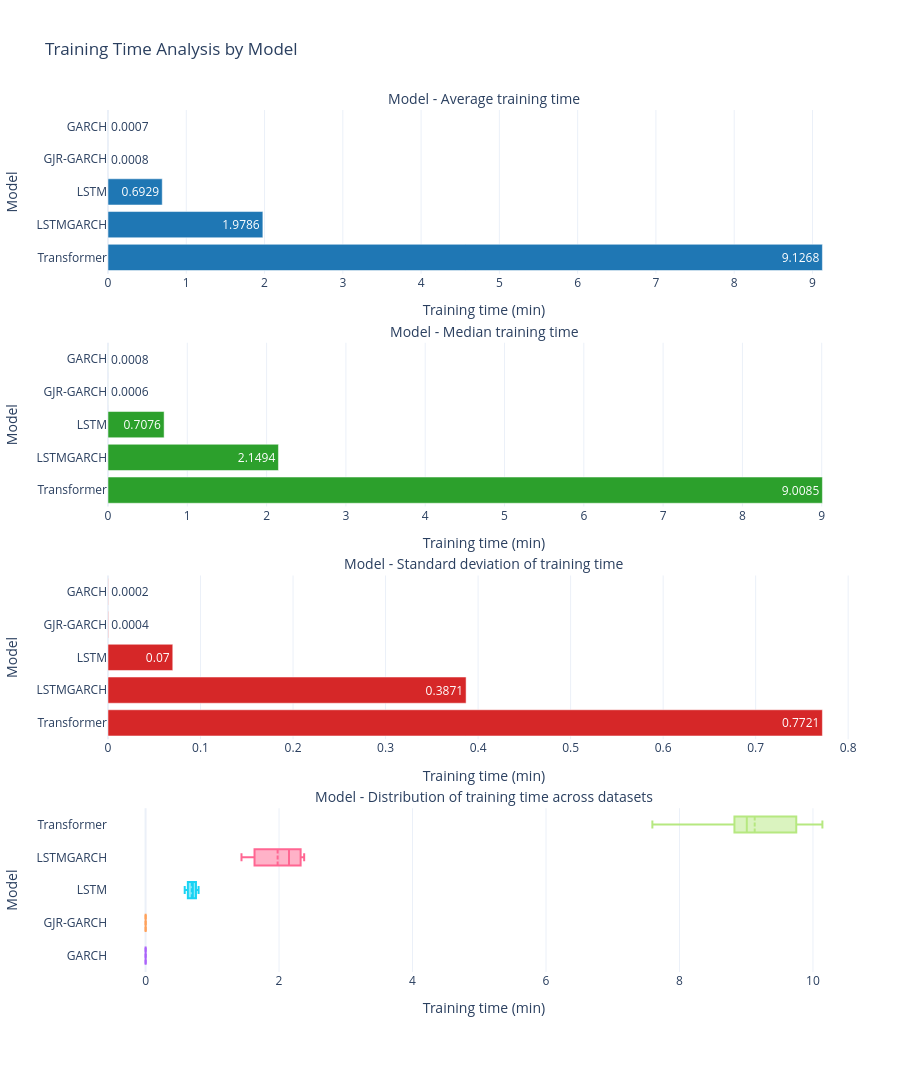
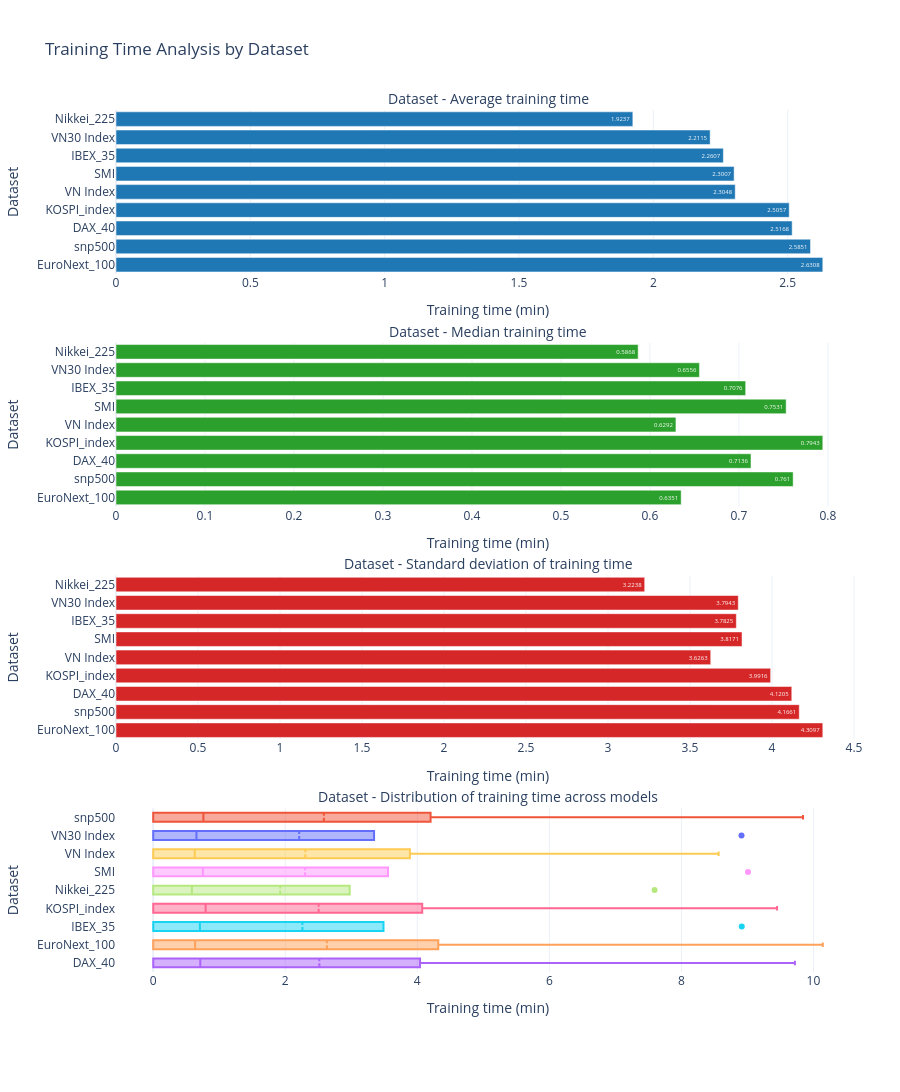

Notebook code for these charts, in order:
### Code cell
from plotly.subplots import make_subplots

preds_time = pd.read_csv('../output/predictions_2010_2025.csv')
date_raw = preds_time['Date'].astype(str)
date_true = pd.to_datetime(date_raw, errors='coerce', format='mixed', dayfirst=True)
date_false = pd.to_datetime(date_raw, errors='coerce', format='mixed', dayfirst=False)
preds_time['Date'] = date_true.fillna(date_false)
preds_time['training_time_min'] = pd.to_numeric(preds_time['training_time_min'], errors='coerce')
preds_time = preds_time.dropna(subset=['Dataset', 'Model', 'training_time_min']).copy()

pair_summary = (
    preds_time.groupby(['Dataset', 'Model'], as_index=False)
    .agg(
        training_time_min=('training_time_min', 'first'),
        training_time_mean=('training_time_min', 'mean'),
        training_time_std=('training_time_min', 'std'),
        n_rows=('training_time_min', 'size'),
    )
)
pair_summary['training_time_std'] = pair_summary['training_time_std'].fillna(0.0)
pair_summary['training_time_min'] = pair_summary['training_time_mean']
pair_summary = pair_summary.drop(columns=['training_time_mean']).sort_values(['Dataset', 'Model'])

metrics_fixed_path = Path('../output/metrics_fixed.csv')
metrics_fixed = pd.read_csv(metrics_fixed_path) if metrics_fixed_path.exists() else pd.DataFrame()
if not metrics_fixed.empty:
    metrics_fixed = metrics_fixed.merge(
        pair_summary[['Dataset', 'Model', 'training_time_min', 'n_rows']],
        on=['Dataset', 'Model'],
        how='left',
    )
    metrics_fixed.to_csv(metrics_fixed_path, index=False)

model_values = pair_summary[['Model', 'training_time_min']].copy()
dataset_values = pair_summary[['Dataset', 'training_time_min']].copy()

model_summary = (
    model_values.groupby('Model', as_index=False)
    .agg(
        mean_time=('training_time_min', 'mean'),
        median_time=('training_time_min', 'median'),
        std_time=('training_time_min', 'std'),
        min_time=('training_time_min', 'min'),
        max_time=('training_time_min', 'max'),
    )
    .fillna(0.0)
    .sort_values('mean_time', ascending=False)
)

model_box_df = pair_summary[['Model', 'training_time_min']].copy()

dataset_summary = (
    dataset_values.groupby('Dataset', as_index=False)
    .agg(
        mean_time=('training_time_min', 'mean'),
        median_time=('training_time_min', 'median'),
        std_time=('training_time_min', 'std'),
        min_time=('training_time_min', 'min'),
        max_time=('training_time_min', 'max'),
    )
    .fillna(0.0)
    .sort_values('mean_time', ascending=False)
)

dataset_box_df = pair_summary[['Dataset', 'training_time_min']].copy()


def plot_model_dashboard():
    fig = make_subplots(
        rows=4,
        cols=1,
        shared_xaxes=False,
        vertical_spacing=0.08,
        subplot_titles=(
            'Model - Average training time',
            'Model - Median training time',
            'Model - Standard deviation of training time',
            'Model - Distribution of training time across datasets',
        ),
    )

    fig.add_trace(
        go.Bar(
            x=model_summary['mean_time'],
            y=model_summary['Model'],
            orientation='h',
            marker_color='#1f77b4',
            text=model_summary['mean_time'].round(4),
            textposition='auto',
            hovertemplate='Model=%{y}<br>Average training time=%{x:.4f} min<extra></extra>',
            showlegend=False,
        ),
        row=1, col=1,
    )

    fig.add_trace(
        go.Bar(
            x=model_summary['median_time'],
            y=model_summary['Model'],
            orientation='h',
            marker_color='#2ca02c',
            text=model_summary['median_time'].round(4),
            textposition='auto',
            hovertemplate='Model=%{y}<br>Median training time=%{x:.4f} min<extra></extra>',
            showlegend=False,
        ),
        row=2, col=1,
    )

    fig.add_trace(
        go.Bar(
            x=model_summary['std_time'],
            y=model_summary['Model'],
            orientation='h',
            marker_color='#d62728',
            text=model_summary['std_time'].round(4),
            textposition='auto',
            hovertemplate='Model=%{y}<br>Std training time=%{x:.4f} min<extra></extra>',
            showlegend=False,
        ),
        row=3, col=1,
    )

    for model in sorted(model_box_df['Model'].unique()):
        fig.add_trace(
            go.Box(
                x=model_box_df.loc[model_box_df['Model'] == model, 'training_time_min'],
                name=model,
                orientation='h',
                boxmean=True,
                showlegend=False,
                hovertemplate='Model=' + model + '<br>Training time=%{x:.4f} min<extra></extra>',
            ),
            row=4, col=1,
        )

    fig.update_layout(
        title='Training Time Analysis by Model',
        template='plotly_white',
        height=1800,
        showlegend=False,
        margin=dict(l=80, r=40, t=110, b=120),
    )
    fig.update_xaxes(title_text='Training time (min)', row=1, col=1)
    fig.update_yaxes(title_text='Model', row=1, col=1, automargin=True)
    fig.update_xaxes(title_text='Training time (min)', row=2, col=1)
    fig.update_yaxes(title_text='Model', row=2, col=1, automargin=True)
    fig.update_xaxes(title_text='Training time (min)', row=3, col=1)
    fig.update_yaxes(title_text='Model', row=3, col=1, automargin=True)
    fig.update_xaxes(title_text='Training time (min)', row=4, col=1)
    fig.update_yaxes(title_text='Model', row=4, col=1, automargin=True)
    fig.for_each_annotation(lambda a: a.update(font=dict(size=14)))
    fig.show()


def plot_dataset_dashboard():
    fig = make_subplots(
        rows=4,
        cols=1,
        shared_xaxes=False,
        vertical_spacing=0.08,
        subplot_titles=(
            'Dataset - Average training time',
            'Dataset - Median training time',
            'Dataset - Standard deviation of training time',
            'Dataset - Distribution of training time across models',
        ),
    )

    fig.add_trace(
        go.Bar(
            x=dataset_summary['mean_time'],
            y=dataset_summary['Dataset'],
            orientation='h',
            marker_color='#1f77b4',
            text=dataset_summary['mean_time'].round(4),
            textposition='auto',
            hovertemplate='Dataset=%{y}<br>Average training time=%{x:.4f} min<extra></extra>',
            showlegend=False,
        ),
        row=1, col=1,
    )

    fig.add_trace(
        go.Bar(
            x=dataset_summary['median_time'],
            y=dataset_summary['Dataset'],
            orientation='h',
            marker_color='#2ca02c',
            text=dataset_summary['median_time'].round(4),
            textposition='auto',
            hovertemplate='Dataset=%{y}<br>Median training time=%{x:.4f} min<extra></extra>',
            showlegend=False,
        ),
        row=2, col=1,
    )

    fig.add_trace(
        go.Bar(
            x=dataset_summary['std_time'],
            y=dataset_summary['Dataset'],
            orientation='h',
            marker_color='#d62728',
            text=dataset_summary['std_time'].round(4),
            textposition='auto',
            hovertemplate='Dataset=%{y}<br>Std training time=%{x:.4f} min<extra></extra>',
            showlegend=False,
        ),
        row=3, col=1,
    )

    for dataset in sorted(dataset_box_df['Dataset'].unique()):
        fig.add_trace(
            go.Box(
                x=dataset_box_df.loc[dataset_box_df['Dataset'] == dataset, 'training_time_min'],
                name=dataset,
                orientation='h',
                boxmean=True,
                showlegend=False,
                hovertemplate='Dataset=' + dataset + '<br>Training time=%{x:.4f} min<extra></extra>',
            ),
            row=4, col=1,
        )

    fig.update_layout(
        title='Training Time Analysis by Dataset',
        template='plotly_white',
        height=1800,
        showlegend=False,
        margin=dict(l=90, r=40, t=110, b=120),
    )
    fig.update_xaxes(title_text='Training time (min)', row=1, col=1)
    fig.update_yaxes(title_text='Dataset', row=1, col=1, automargin=True)
    fig.update_xaxes(title_text='Training time (min)', row=2, col=1)
    fig.update_yaxes(title_text='Dataset', row=2, col=1, automargin=True)
    fig.update_xaxes(title_text='Training time (min)', row=3, col=1)
    fig.update_yaxes(title_text='Dataset', row=3, col=1, automargin=True)
    fig.update_xaxes(title_text='Training time (min)', row=4, col=1)
    fig.update_yaxes(title_text='Dataset', row=4, col=1, automargin=True)
    fig.for_each_annotation(lambda a: a.update(font=dict(size=14)))
    fig.show()


display(model_summary)
display(dataset_summary)
plot_model_dashboard()
plot_dataset_dashboard()

### Figure 1 — Plotly figure (JSON) as saved in the notebook; plotly's stock layout.template omitted (floating-point values rounded to 4 significant figures)
{"data": [{"hovertemplate": "Model=%{y}<br>Average training time=%{x:.4f} min<extra></extra>", "marker": {"color": "#1f77b4"}, "orientation": "h", "showlegend": false, "text": [9.127, 1.979, 0.6929, 0.0008, 0.0007], "textposition": "auto", "type": "bar", "x": [9.127, 1.979, 0.6929, 0.000816, 0.0006989], "xaxis": "x", "y": ["Transformer", "LSTMGARCH", "LSTM", "GJR-GARCH", "GARCH"], "yaxis": "y"}, {"hovertemplate": "Model=%{y}<br>Median training time=%{x:.4f} min<extra></extra>", "marker": {"color": "#2ca02c"}, "orientation": "h", "showlegend": false, "text": [9.008, 2.149, 0.7076, 0.0006, 0.0008], "textposition": "auto", "type": "bar", "x": [9.008, 2.149, 0.7076, 0.000622, 0.0007543], "xaxis": "x2", "y": ["Transformer", "LSTMGARCH", "LSTM", "GJR-GARCH", "GARCH"], "yaxis": "y2"}, {"hovertemplate": "Model=%{y}<br>Std training time=%{x:.4f} min<extra></extra>", "marker": {"color": "#d62728"}, "orientation": "h", "showlegend": false, "text": [0.7721, 0.3871, 0.07, 0.0004, 0.0002], "textposition": "auto", "type": "bar", "x": [0.7721, 0.3871, 0.07001, 0.0003591, 0.0002343], "xaxis": "x3", "y": ["Transformer", "LSTMGARCH", "LSTM", "GJR-GARCH", "GARCH"], "yaxis": "y3"}, {"boxmean": true, "hovertemplate": "Model=GARCH<br>Training time=%{x:.4f} min<extra></extra>", "name": "GARCH", "orientation": "h", "showlegend": false, "type": "box", "x": [0.0009314, 0.0004618, 0.0008097, 0.001046, 0.0004469, 0.0008807, 0.0004874, 0.0007543, 0.0004713], "xaxis": "x4", "yaxis": "y4"}, {"boxmean": true, "hovertemplate": "Model=GJR-GARCH<br>Training time=%{x:.4f} min<extra></extra>", "name": "GJR-GARCH", "orientation": "h", "showlegend": false, "type": "box", "x": [0.001095, 0.0004753, 0.001257, 0.001251, 0.0005086, 0.001146, 0.000622, 0.0004446, 0.0005433], "xaxis": "x4", "yaxis": "y4"}, {"boxmean": true, "hovertemplate": "Model=LSTM<br>Training time=%{x:.4f} min<extra></extra>", "name": "LSTM", "orientation": "h", "showlegend": false, "type": "box", "x": [0.7136, 0.6351, 0.7076, 0.7943, 0.5868, 0.7531, 0.6292, 0.6556, 0.761], "xaxis": "x4", "yaxis": "y4"}, {"boxmean": true, "hovertemplate": "Model=LSTMGARCH<br>Training time=%{x:.4f} min<extra></extra>", "name": "LSTMGARCH", "orientation": "h", "showlegend": false, "type": "box", "x": [2.149, 2.376, 1.68, 2.283, 1.437, 1.74, 2.33, 1.491, 2.321], "xaxis": "x4", "yaxis": "y4"}, {"boxmean": true, "hovertemplate": "Model=Transformer<br>Training time=%{x:.4f} min<extra></extra>", "name": "Transformer", "orientation": "h", "showlegend": false, "type": "box", "x": [9.719, 10.14, 8.914, 9.449, 7.594, 9.008, 8.564, 8.91, 9.842], "xaxis": "x4", "yaxis": "y4"}], "layout": {"annotations": [{"font": {"size": 14}, "showarrow": false, "text": "Model - Average training time", "x": 0.5, "xanchor": "center", "xref": "paper", "y": 1, "yanchor": "bottom", "yref": "paper"}, {"font": {"size": 14}, "showarrow": false, "text": "Model - Median training time", "x": 0.5, "xanchor": "center", "xref": "paper", "y": 0.73, "yanchor": "bottom", "yref": "paper"}, {"font": {"size": 14}, "showarrow": false, "text": "Model - Standard deviation of training time", "x": 0.5, "xanchor": "center", "xref": "paper", "y": 0.46, "yanchor": "bottom", "yref": "paper"}, {"font": {"size": 14}, "showarrow": false, "text": "Model - Distribution of training time across datasets", "x": 0.5, "xanchor": "center", "xref": "paper", "y": 0.19, "yanchor": "bottom", "yref": "paper"}], "height": 1800, "margin": {"b": 120, "l": 80, "r": 40, "t": 110}, "showlegend": false, "title": {"text": "Training Time Analysis by Model"}, "xaxis": {"anchor": "y", "domain": [0, 1], "title": {"text": "Training time (min)"}}, "xaxis2": {"anchor": "y2", "domain": [0, 1], "title": {"text": "Training time (min)"}}, "xaxis3": {"anchor": "y3", "domain": [0, 1], "title": {"text": "Training time (min)"}}, "xaxis4": {"anchor": "y4", "domain": [0, 1], "title": {"text": "Training time (min)"}}, "yaxis": {"anchor": "x", "automargin": true, "domain": [0.81, 1], "title": {"text": "Model"}}, "yaxis2": {"anchor": "x2", "automargin": true, "domain": [0.54, 0.73], "title": {"text": "Model"}}, "yaxis3": {"anchor": "x3", "automargin": true, "domain": [0.27, 0.46], "title": {"text": "Model"}}, "yaxis4": {"anchor": "x4", "automargin": true, "domain": [0, 0.19], "title": {"text": "Model"}}}}

### Figure 2 — Plotly figure (JSON) as saved in the notebook; plotly's stock layout.template omitted (floating-point values rounded to 4 significant figures)
{"data": [{"hovertemplate": "Dataset=%{y}<br>Average training time=%{x:.4f} min<extra></extra>", "marker": {"color": "#1f77b4"}, "orientation": "h", "showlegend": false, "text": [2.631, 2.585, 2.517, 2.506, 2.305, 2.301, 2.261, 2.212, 1.924], "textposition": "auto", "type": "bar", "x": [2.631, 2.585, 2.517, 2.506, 2.305, 2.301, 2.261, 2.211, 1.924], "xaxis": "x", "y": ["EuroNext_100", "snp500", "DAX_40", "KOSPI_index", "VN Index", "SMI", "IBEX_35", "VN30 Index", "Nikkei_225"], "yaxis": "y"}, {"hovertemplate": "Dataset=%{y}<br>Median training time=%{x:.4f} min<extra></extra>", "marker": {"color": "#2ca02c"}, "orientation": "h", "showlegend": false, "text": [0.6351, 0.761, 0.7136, 0.7943, 0.6292, 0.7531, 0.7076, 0.6556, 0.5868], "textposition": "auto", "type": "bar", "x": [0.6351, 0.761, 0.7136, 0.7943, 0.6292, 0.7531, 0.7076, 0.6556, 0.5868], "xaxis": "x2", "y": ["EuroNext_100", "snp500", "DAX_40", "KOSPI_index", "VN Index", "SMI", "IBEX_35", "VN30 Index", "Nikkei_225"], "yaxis": "y2"}, {"hovertemplate": "Dataset=%{y}<br>Std training time=%{x:.4f} min<extra></extra>", "marker": {"color": "#d62728"}, "orientation": "h", "showlegend": false, "text": [4.31, 4.166, 4.12, 3.992, 3.626, 3.817, 3.783, 3.794, 3.224], "textposition": "auto", "type": "bar", "x": [4.31, 4.166, 4.121, 3.992, 3.626, 3.817, 3.782, 3.794, 3.224], "xaxis": "x3", "y": ["EuroNext_100", "snp500", "DAX_40", "KOSPI_index", "VN Index", "SMI", "IBEX_35", "VN30 Index", "Nikkei_225"], "yaxis": "y3"}, {"boxmean": true, "hovertemplate": "Dataset=DAX_40<br>Training time=%{x:.4f} min<extra></extra>", "name": "DAX_40", "orientation": "h", "showlegend": false, "type": "box", "x": [0.0009314, 0.001095, 0.7136, 2.149, 9.719], "xaxis": "x4", "yaxis": "y4"}, {"boxmean": true, "hovertemplate": "Dataset=EuroNext_100<br>Training time=%{x:.4f} min<extra></extra>", "name": "EuroNext_100", "orientation": "h", "showlegend": false, "type": "box", "x": [0.0004618, 0.0004753, 0.6351, 2.376, 10.14], "xaxis": "x4", "yaxis": "y4"}, {"boxmean": true, "hovertemplate": "Dataset=IBEX_35<br>Training time=%{x:.4f} min<extra></extra>", "name": "IBEX_35", "orientation": "h", "showlegend": false, "type": "box", "x": [0.0008097, 0.001257, 0.7076, 1.68, 8.914], "xaxis": "x4", "yaxis": "y4"}, {"boxmean": true, "hovertemplate": "Dataset=KOSPI_index<br>Training time=%{x:.4f} min<extra></extra>", "name": "KOSPI_index", "orientation": "h", "showlegend": false, "type": "box", "x": [0.001046, 0.001251, 0.7943, 2.283, 9.449], "xaxis": "x4", "yaxis": "y4"}, {"boxmean": true, "hovertemplate": "Dataset=Nikkei_225<br>Training time=%{x:.4f} min<extra></extra>", "name": "Nikkei_225", "orientation": "h", "showlegend": false, "type": "box", "x": [0.0004469, 0.0005086, 0.5868, 1.437, 7.594], "xaxis": "x4", "yaxis": "y4"}, {"boxmean": true, "hovertemplate": "Dataset=SMI<br>Training time=%{x:.4f} min<extra></extra>", "name": "SMI", "orientation": "h", "showlegend": false, "type": "box", "x": [0.0008807, 0.001146, 0.7531, 1.74, 9.008], "xaxis": "x4", "yaxis": "y4"}, {"boxmean": true, "hovertemplate": "Dataset=VN Index<br>Training time=%{x:.4f} min<extra></extra>", "name": "VN Index", "orientation": "h", "showlegend": false, "type": "box", "x": [0.0004874, 0.000622, 0.6292, 2.33, 8.564], "xaxis": "x4", "yaxis": "y4"}, {"boxmean": true, "hovertemplate": "Dataset=VN30 Index<br>Training time=%{x:.4f} min<extra></extra>", "name": "VN30 Index", "orientation": "h", "showlegend": false, "type": "box", "x": [0.0007543, 0.0004446, 0.6556, 1.491, 8.91], "xaxis": "x4", "yaxis": "y4"}, {"boxmean": true, "hovertemplate": "Dataset=snp500<br>Training time=%{x:.4f} min<extra></extra>", "name": "snp500", "orientation": "h", "showlegend": false, "type": "box", "x": [0.0004713, 0.0005433, 0.761, 2.321, 9.842], "xaxis": "x4", "yaxis": "y4"}], "layout": {"annotations": [{"font": {"size": 14}, "showarrow": false, "text": "Dataset - Average training time", "x": 0.5, "xanchor": "center", "xref": "paper", "y": 1, "yanchor": "bottom", "yref": "paper"}, {"font": {"size": 14}, "showarrow": false, "text": "Dataset - Median training time", "x": 0.5, "xanchor": "center", "xref": "paper", "y": 0.73, "yanchor": "bottom", "yref": "paper"}, {"font": {"size": 14}, "showarrow": false, "text": "Dataset - Standard deviation of training time", "x": 0.5, "xanchor": "center", "xref": "paper", "y": 0.46, "yanchor": "bottom", "yref": "paper"}, {"font": {"size": 14}, "showarrow": false, "text": "Dataset - Distribution of training time across models", "x": 0.5, "xanchor": "center", "xref": "paper", "y": 0.19, "yanchor": "bottom", "yref": "paper"}], "height": 1800, "margin": {"b": 120, "l": 90, "r": 40, "t": 110}, "showlegend": false, "title": {"text": "Training Time Analysis by Dataset"}, "xaxis": {"anchor": "y", "domain": [0, 1], "title": {"text": "Training time (min)"}}, "xaxis2": {"anchor": "y2", "domain": [0, 1], "title": {"text": "Training time (min)"}}, "xaxis3": {"anchor": "y3", "domain": [0, 1], "title": {"text": "Training time (min)"}}, "xaxis4": {"anchor": "y4", "domain": [0, 1], "title": {"text": "Training time (min)"}}, "yaxis": {"anchor": "x", "automargin": true, "domain": [0.81, 1], "title": {"text": "Dataset"}}, "yaxis2": {"anchor": "x2", "automargin": true, "domain": [0.54, 0.73], "title": {"text": "Dataset"}}, "yaxis3": {"anchor": "x3", "automargin": true, "domain": [0.27, 0.46], "title": {"text": "Dataset"}}, "yaxis4": {"anchor": "x4", "automargin": true, "domain": [0, 0.19], "title": {"text": "Dataset"}}}}
